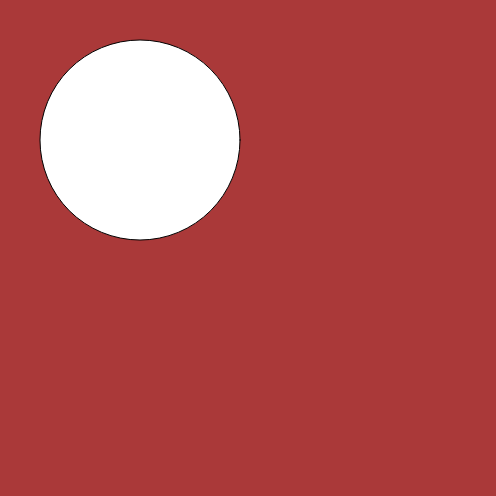
Frame 1 (no input)
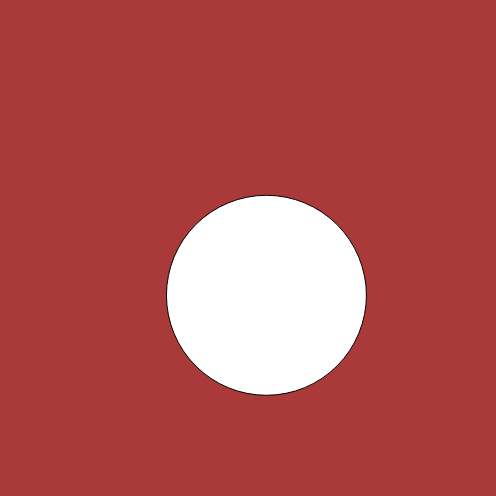
Frame 60 (no input)
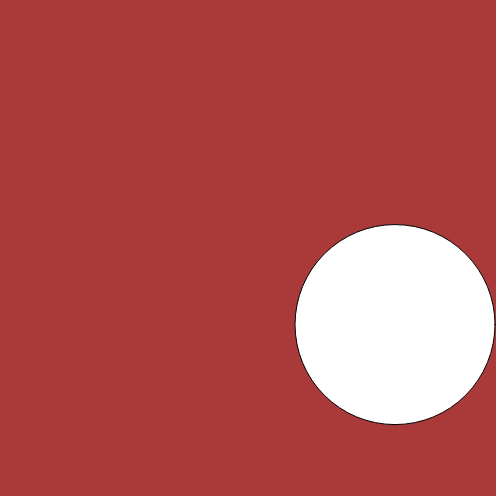
Frame 120 (the mouse pressed at the canvas centre since frame 60)

The p5.js sketch that drew these frames (run headless with seeded random() and noise() and a simulated clock; from frame 60 on, the mouse is pressed at the canvas centre):

// p5.js sketch
// ── sketch.js
function setup() {
  createCanvas(496, 496);
tab.push(new kulka(140,140,200))

}
let tab=[]
function draw() {
 background(170, 57, 57)
//fill(76,250,34,80)
for(i of tab){
  if(i.state)
  i.drawa()
}

}


function kulka(x,y,r){
this.x=x
this.y=y
this.vx=random(-5,5)
this.vy=random(-5,5)
this.r=r
this.state=true
this.drawa= function() {
  if(this.state){
ellipse(this.x,this.y,this.r)
this.x+=this.vx
this.y+=this.vy
if(this.x>width-this.r/2 || this.x<this.r/1.5){
  this.vx=-this.vx
}
if(this.y>height-this.r/2 || this.y<this.r/1.5){
  this.vy=-this.vy
}

  }
}


}
 

function mouseClicked(){

for(i of tab){
if(dist(i.x,i.y,mouseX,mouseY)<i.r && i.state){
  let q=new kulka(i.x,i.y,i.r/2)
  let w=new kulka(i.x,i.y,i.r/2)
  i.state=false
tab.push(q,w)
break
}



}


}
